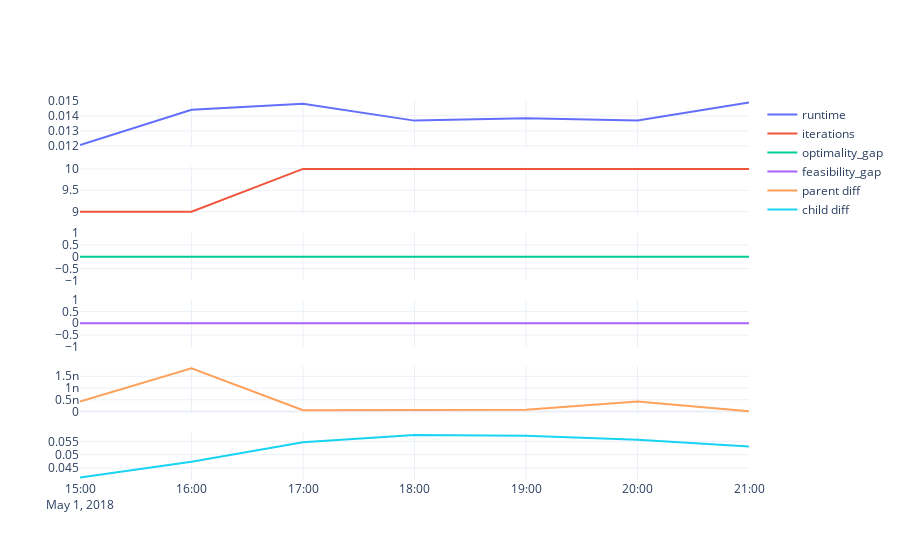
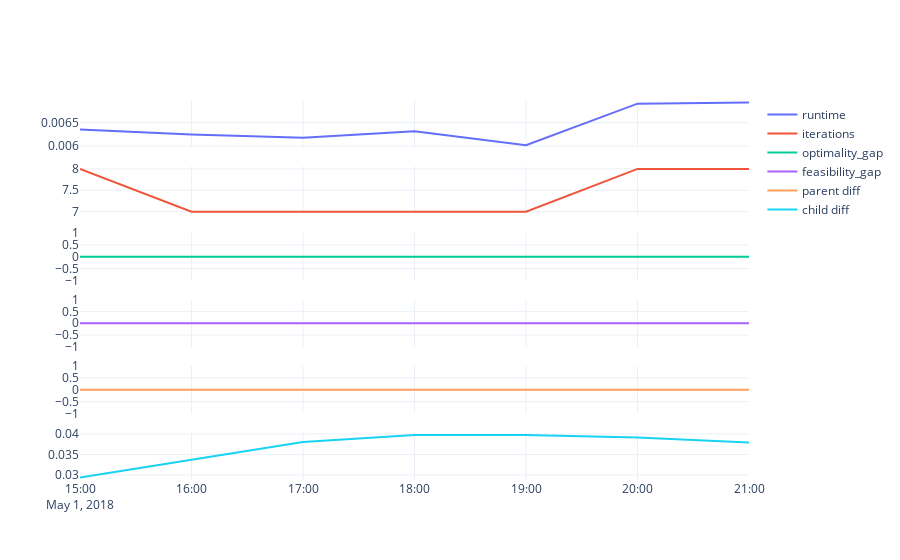
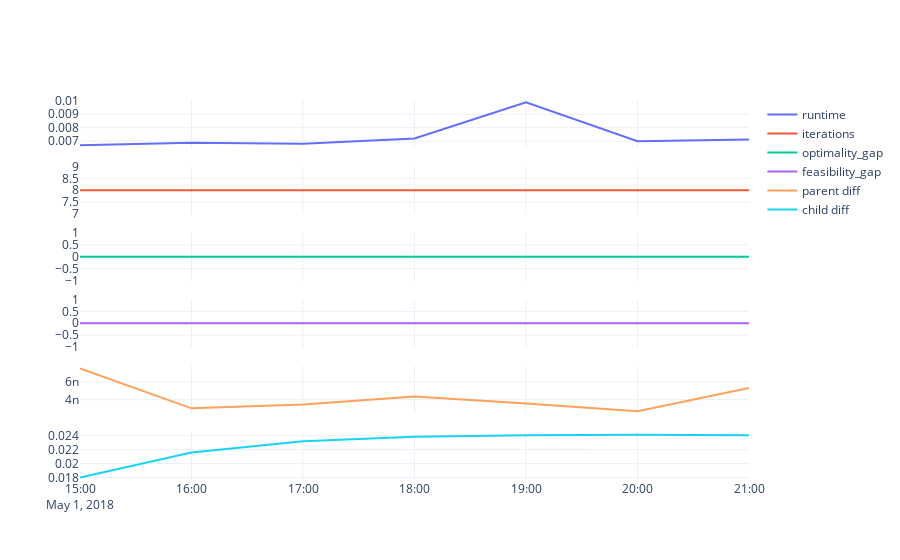
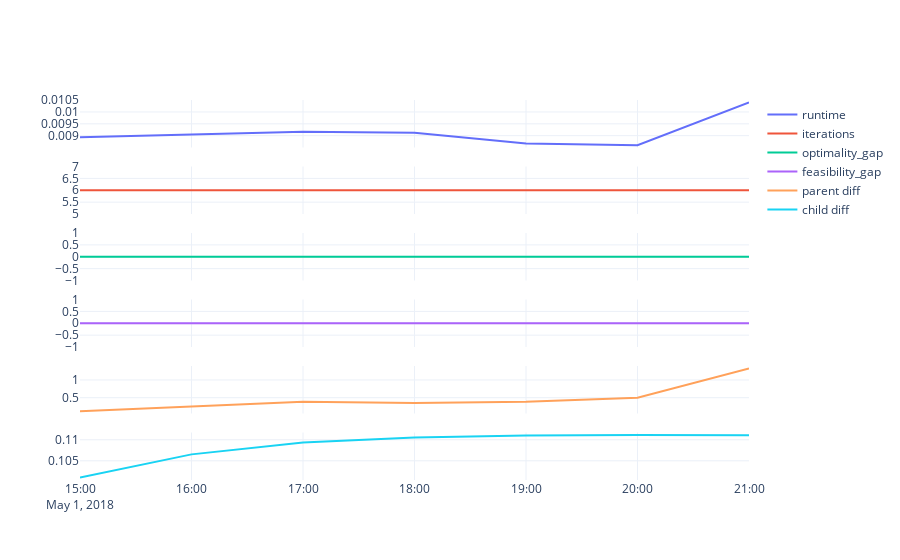

Here is the notebook cell these charts were saved with, in order:
### Code cell
for idx in range(5):
    # read data
    stats = feather.read_feather(f"{output}/solver_stats_admm_{idx}.feather")
    stats["time"] = pd.to_datetime(stats["time"], format="%Y-%m-%d %H:%M:%S")
    stats.set_index("time", inplace=True)
    
    print(stats.head())
    fig = make_subplots(rows=6, cols=1,shared_xaxes=True)
    fig.add_trace(go.Scatter(name="runtime", x=stats.index, y=stats.solve_time, mode="lines"), row=1, col=1)
    fig.add_trace(go.Scatter(name="iterations", x=stats.index, y=stats.num_iters, mode="lines"), row=2, col=1)
    fig.add_trace(go.Scatter(name="optimality_gap", x=stats.index, y=stats.optimality_gap, mode="lines"), row=3, col=1)
    fig.add_trace(go.Scatter(name="feasibility_gap", x=stats.index, y=stats.feasibility_gap, mode="lines"), row=4, col=1)
    fig.add_trace(go.Scatter(name="parent diff", x=stats.index, y=stats.sdn, mode="lines"), row=5, col=1)
    fig.add_trace(go.Scatter(name="child diff", x=stats.index, y=stats.vup, mode="lines"), row=6, col=1)
    fig.update_layout(template="plotly_white")
    fig.show()

### Figure 1 — Plotly figure (JSON) as saved in the notebook; plotly's stock layout.template omitted (floating-point values rounded to 4 significant figures)
{"data": [{"mode": "lines", "name": "runtime", "type": "scatter", "x": ["2018-05-01T15:00:00.000000000", "2018-05-01T16:00:00.000000000", "2018-05-01T17:00:00.000000000", "2018-05-01T18:00:00.000000000", "2018-05-01T19:00:00.000000000", "2018-05-01T20:00:00.000000000", "2018-05-01T21:00:00.000000000"], "xaxis": "x", "y": [0.01205, 0.01441, 0.0148, 0.01368, 0.01384, 0.01369, 0.0149], "yaxis": "y"}, {"mode": "lines", "name": "iterations", "type": "scatter", "x": ["2018-05-01T15:00:00.000000000", "2018-05-01T16:00:00.000000000", "2018-05-01T17:00:00.000000000", "2018-05-01T18:00:00.000000000", "2018-05-01T19:00:00.000000000", "2018-05-01T20:00:00.000000000", "2018-05-01T21:00:00.000000000"], "xaxis": "x2", "y": [9.0, 9.0, 10.0, 10.0, 10.0, 10.0, 10.0], "yaxis": "y2"}, {"mode": "lines", "name": "optimality_gap", "type": "scatter", "x": ["2018-05-01T15:00:00.000000000", "2018-05-01T16:00:00.000000000", "2018-05-01T17:00:00.000000000", "2018-05-01T18:00:00.000000000", "2018-05-01T19:00:00.000000000", "2018-05-01T20:00:00.000000000", "2018-05-01T21:00:00.000000000"], "xaxis": "x3", "y": [0.0, 0.0, 0.0, 0.0, 0.0, 0.0, 0.0], "yaxis": "y3"}, {"mode": "lines", "name": "feasibility_gap", "type": "scatter", "x": ["2018-05-01T15:00:00.000000000", "2018-05-01T16:00:00.000000000", "2018-05-01T17:00:00.000000000", "2018-05-01T18:00:00.000000000", "2018-05-01T19:00:00.000000000", "2018-05-01T20:00:00.000000000", "2018-05-01T21:00:00.000000000"], "xaxis": "x4", "y": [0.0, 0.0, 0.0, 0.0, 0.0, 0.0, 0.0], "yaxis": "y4"}, {"mode": "lines", "name": "parent diff", "type": "scatter", "x": ["2018-05-01T15:00:00.000000000", "2018-05-01T16:00:00.000000000", "2018-05-01T17:00:00.000000000", "2018-05-01T18:00:00.000000000", "2018-05-01T19:00:00.000000000", "2018-05-01T20:00:00.000000000", "2018-05-01T21:00:00.000000000"], "xaxis": "x5", "y": [4.229e-10, 1.837e-09, 5.96e-11, 5.699e-11, 7.851e-11, 4.266e-10, 1.705e-11], "yaxis": "y5"}, {"mode": "lines", "name": "child diff", "type": "scatter", "x": ["2018-05-01T15:00:00.000000000", "2018-05-01T16:00:00.000000000", "2018-05-01T17:00:00.000000000", "2018-05-01T18:00:00.000000000", "2018-05-01T19:00:00.000000000", "2018-05-01T20:00:00.000000000", "2018-05-01T21:00:00.000000000"], "xaxis": "x6", "y": [0.04143, 0.04739, 0.05465, 0.05743, 0.05708, 0.05565, 0.05309], "yaxis": "y6"}], "layout": {"xaxis": {"anchor": "y", "domain": [0, 1], "matches": "x6", "showticklabels": false}, "xaxis2": {"anchor": "y2", "domain": [0, 1], "matches": "x6", "showticklabels": false}, "xaxis3": {"anchor": "y3", "domain": [0, 1], "matches": "x6", "showticklabels": false}, "xaxis4": {"anchor": "y4", "domain": [0, 1], "matches": "x6", "showticklabels": false}, "xaxis5": {"anchor": "y5", "domain": [0, 1], "matches": "x6", "showticklabels": false}, "xaxis6": {"anchor": "y6", "domain": [0, 1]}, "yaxis": {"anchor": "x", "domain": [0.875, 1]}, "yaxis2": {"anchor": "x2", "domain": [0.7, 0.825]}, "yaxis3": {"anchor": "x3", "domain": [0.525, 0.65]}, "yaxis4": {"anchor": "x4", "domain": [0.35, 0.475]}, "yaxis5": {"anchor": "x5", "domain": [0.175, 0.3]}, "yaxis6": {"anchor": "x6", "domain": [0, 0.125]}}}

### Figure 2 — Plotly figure (JSON) as saved in the notebook; plotly's stock layout.template omitted (floating-point values rounded to 4 significant figures)
{"data": [{"mode": "lines", "name": "runtime", "type": "scatter", "x": ["2018-05-01T15:00:00.000000000", "2018-05-01T16:00:00.000000000", "2018-05-01T17:00:00.000000000", "2018-05-01T18:00:00.000000000", "2018-05-01T19:00:00.000000000", "2018-05-01T20:00:00.000000000", "2018-05-01T21:00:00.000000000"], "xaxis": "x", "y": [0.006357, 0.00625, 0.006182, 0.006316, 0.006022, 0.006907, 0.006934], "yaxis": "y"}, {"mode": "lines", "name": "iterations", "type": "scatter", "x": ["2018-05-01T15:00:00.000000000", "2018-05-01T16:00:00.000000000", "2018-05-01T17:00:00.000000000", "2018-05-01T18:00:00.000000000", "2018-05-01T19:00:00.000000000", "2018-05-01T20:00:00.000000000", "2018-05-01T21:00:00.000000000"], "xaxis": "x2", "y": [8.0, 7.0, 7.0, 7.0, 7.0, 8.0, 8.0], "yaxis": "y2"}, {"mode": "lines", "name": "optimality_gap", "type": "scatter", "x": ["2018-05-01T15:00:00.000000000", "2018-05-01T16:00:00.000000000", "2018-05-01T17:00:00.000000000", "2018-05-01T18:00:00.000000000", "2018-05-01T19:00:00.000000000", "2018-05-01T20:00:00.000000000", "2018-05-01T21:00:00.000000000"], "xaxis": "x3", "y": [0.0, 0.0, 0.0, 0.0, 0.0, 0.0, 0.0], "yaxis": "y3"}, {"mode": "lines", "name": "feasibility_gap", "type": "scatter", "x": ["2018-05-01T15:00:00.000000000", "2018-05-01T16:00:00.000000000", "2018-05-01T17:00:00.000000000", "2018-05-01T18:00:00.000000000", "2018-05-01T19:00:00.000000000", "2018-05-01T20:00:00.000000000", "2018-05-01T21:00:00.000000000"], "xaxis": "x4", "y": [0.0, 0.0, 0.0, 0.0, 0.0, 0.0, 0.0], "yaxis": "y4"}, {"mode": "lines", "name": "parent diff", "type": "scatter", "x": ["2018-05-01T15:00:00.000000000", "2018-05-01T16:00:00.000000000", "2018-05-01T17:00:00.000000000", "2018-05-01T18:00:00.000000000", "2018-05-01T19:00:00.000000000", "2018-05-01T20:00:00.000000000", "2018-05-01T21:00:00.000000000"], "xaxis": "x5", "y": [0.0, 0.0, 0.0, 0.0, 0.0, 0.0, 0.0], "yaxis": "y5"}, {"mode": "lines", "name": "child diff", "type": "scatter", "x": ["2018-05-01T15:00:00.000000000", "2018-05-01T16:00:00.000000000", "2018-05-01T17:00:00.000000000", "2018-05-01T18:00:00.000000000", "2018-05-01T19:00:00.000000000", "2018-05-01T20:00:00.000000000", "2018-05-01T21:00:00.000000000"], "xaxis": "x6", "y": [0.02934, 0.03373, 0.03803, 0.03978, 0.03976, 0.03915, 0.03793], "yaxis": "y6"}], "layout": {"xaxis": {"anchor": "y", "domain": [0, 1], "matches": "x6", "showticklabels": false}, "xaxis2": {"anchor": "y2", "domain": [0, 1], "matches": "x6", "showticklabels": false}, "xaxis3": {"anchor": "y3", "domain": [0, 1], "matches": "x6", "showticklabels": false}, "xaxis4": {"anchor": "y4", "domain": [0, 1], "matches": "x6", "showticklabels": false}, "xaxis5": {"anchor": "y5", "domain": [0, 1], "matches": "x6", "showticklabels": false}, "xaxis6": {"anchor": "y6", "domain": [0, 1]}, "yaxis": {"anchor": "x", "domain": [0.875, 1]}, "yaxis2": {"anchor": "x2", "domain": [0.7, 0.825]}, "yaxis3": {"anchor": "x3", "domain": [0.525, 0.65]}, "yaxis4": {"anchor": "x4", "domain": [0.35, 0.475]}, "yaxis5": {"anchor": "x5", "domain": [0.175, 0.3]}, "yaxis6": {"anchor": "x6", "domain": [0, 0.125]}}}

### Figure 3 — Plotly figure (JSON) as saved in the notebook; plotly's stock layout.template omitted (floating-point values rounded to 4 significant figures)
{"data": [{"mode": "lines", "name": "runtime", "type": "scatter", "x": ["2018-05-01T15:00:00.000000000", "2018-05-01T16:00:00.000000000", "2018-05-01T17:00:00.000000000", "2018-05-01T18:00:00.000000000", "2018-05-01T19:00:00.000000000", "2018-05-01T20:00:00.000000000", "2018-05-01T21:00:00.000000000"], "xaxis": "x", "y": [0.006693, 0.006868, 0.006804, 0.007184, 0.009885, 0.00698, 0.007107], "yaxis": "y"}, {"mode": "lines", "name": "iterations", "type": "scatter", "x": ["2018-05-01T15:00:00.000000000", "2018-05-01T16:00:00.000000000", "2018-05-01T17:00:00.000000000", "2018-05-01T18:00:00.000000000", "2018-05-01T19:00:00.000000000", "2018-05-01T20:00:00.000000000", "2018-05-01T21:00:00.000000000"], "xaxis": "x2", "y": [8.0, 8.0, 8.0, 8.0, 8.0, 8.0, 8.0], "yaxis": "y2"}, {"mode": "lines", "name": "optimality_gap", "type": "scatter", "x": ["2018-05-01T15:00:00.000000000", "2018-05-01T16:00:00.000000000", "2018-05-01T17:00:00.000000000", "2018-05-01T18:00:00.000000000", "2018-05-01T19:00:00.000000000", "2018-05-01T20:00:00.000000000", "2018-05-01T21:00:00.000000000"], "xaxis": "x3", "y": [0.0, 0.0, 0.0, 0.0, 0.0, 0.0, 0.0], "yaxis": "y3"}, {"mode": "lines", "name": "feasibility_gap", "type": "scatter", "x": ["2018-05-01T15:00:00.000000000", "2018-05-01T16:00:00.000000000", "2018-05-01T17:00:00.000000000", "2018-05-01T18:00:00.000000000", "2018-05-01T19:00:00.000000000", "2018-05-01T20:00:00.000000000", "2018-05-01T21:00:00.000000000"], "xaxis": "x4", "y": [0.0, 0.0, 0.0, 0.0, 0.0, 0.0, 0.0], "yaxis": "y4"}, {"mode": "lines", "name": "parent diff", "type": "scatter", "x": ["2018-05-01T15:00:00.000000000", "2018-05-01T16:00:00.000000000", "2018-05-01T17:00:00.000000000", "2018-05-01T18:00:00.000000000", "2018-05-01T19:00:00.000000000", "2018-05-01T20:00:00.000000000", "2018-05-01T21:00:00.000000000"], "xaxis": "x5", "y": [7.547e-09, 3.013e-09, 3.438e-09, 4.364e-09, 3.572e-09, 2.695e-09, 5.316e-09], "yaxis": "y5"}, {"mode": "lines", "name": "child diff", "type": "scatter", "x": ["2018-05-01T15:00:00.000000000", "2018-05-01T16:00:00.000000000", "2018-05-01T17:00:00.000000000", "2018-05-01T18:00:00.000000000", "2018-05-01T19:00:00.000000000", "2018-05-01T20:00:00.000000000", "2018-05-01T21:00:00.000000000"], "xaxis": "x6", "y": [0.01798, 0.02158, 0.02319, 0.02383, 0.02404, 0.02411, 0.02404], "yaxis": "y6"}], "layout": {"xaxis": {"anchor": "y", "domain": [0, 1], "matches": "x6", "showticklabels": false}, "xaxis2": {"anchor": "y2", "domain": [0, 1], "matches": "x6", "showticklabels": false}, "xaxis3": {"anchor": "y3", "domain": [0, 1], "matches": "x6", "showticklabels": false}, "xaxis4": {"anchor": "y4", "domain": [0, 1], "matches": "x6", "showticklabels": false}, "xaxis5": {"anchor": "y5", "domain": [0, 1], "matches": "x6", "showticklabels": false}, "xaxis6": {"anchor": "y6", "domain": [0, 1]}, "yaxis": {"anchor": "x", "domain": [0.875, 1]}, "yaxis2": {"anchor": "x2", "domain": [0.7, 0.825]}, "yaxis3": {"anchor": "x3", "domain": [0.525, 0.65]}, "yaxis4": {"anchor": "x4", "domain": [0.35, 0.475]}, "yaxis5": {"anchor": "x5", "domain": [0.175, 0.3]}, "yaxis6": {"anchor": "x6", "domain": [0, 0.125]}}}

### Figure 4 — Plotly figure (JSON) as saved in the notebook; plotly's stock layout.template omitted (floating-point values rounded to 4 significant figures)
{"data": [{"mode": "lines", "name": "runtime", "type": "scatter", "x": ["2018-05-01T15:00:00.000000000", "2018-05-01T16:00:00.000000000", "2018-05-01T17:00:00.000000000", "2018-05-01T18:00:00.000000000", "2018-05-01T19:00:00.000000000", "2018-05-01T20:00:00.000000000", "2018-05-01T21:00:00.000000000"], "xaxis": "x", "y": [0.008937, 0.009066, 0.009165, 0.009121, 0.008674, 0.008601, 0.01041], "yaxis": "y"}, {"mode": "lines", "name": "iterations", "type": "scatter", "x": ["2018-05-01T15:00:00.000000000", "2018-05-01T16:00:00.000000000", "2018-05-01T17:00:00.000000000", "2018-05-01T18:00:00.000000000", "2018-05-01T19:00:00.000000000", "2018-05-01T20:00:00.000000000", "2018-05-01T21:00:00.000000000"], "xaxis": "x2", "y": [6.0, 6.0, 6.0, 6.0, 6.0, 6.0, 6.0], "yaxis": "y2"}, {"mode": "lines", "name": "optimality_gap", "type": "scatter", "x": ["2018-05-01T15:00:00.000000000", "2018-05-01T16:00:00.000000000", "2018-05-01T17:00:00.000000000", "2018-05-01T18:00:00.000000000", "2018-05-01T19:00:00.000000000", "2018-05-01T20:00:00.000000000", "2018-05-01T21:00:00.000000000"], "xaxis": "x3", "y": [0.0, 0.0, 0.0, 0.0, 0.0, 0.0, 0.0], "yaxis": "y3"}, {"mode": "lines", "name": "feasibility_gap", "type": "scatter", "x": ["2018-05-01T15:00:00.000000000", "2018-05-01T16:00:00.000000000", "2018-05-01T17:00:00.000000000", "2018-05-01T18:00:00.000000000", "2018-05-01T19:00:00.000000000", "2018-05-01T20:00:00.000000000", "2018-05-01T21:00:00.000000000"], "xaxis": "x4", "y": [0.0, 0.0, 0.0, 0.0, 0.0, 0.0, 0.0], "yaxis": "y4"}, {"mode": "lines", "name": "parent diff", "type": "scatter", "x": ["2018-05-01T15:00:00.000000000", "2018-05-01T16:00:00.000000000", "2018-05-01T17:00:00.000000000", "2018-05-01T18:00:00.000000000", "2018-05-01T19:00:00.000000000", "2018-05-01T20:00:00.000000000", "2018-05-01T21:00:00.000000000"], "xaxis": "x5", "y": [0.1208, 0.2456, 0.3886, 0.3483, 0.3863, 0.4995, 1.328], "yaxis": "y5"}, {"mode": "lines", "name": "child diff", "type": "scatter", "x": ["2018-05-01T15:00:00.000000000", "2018-05-01T16:00:00.000000000", "2018-05-01T17:00:00.000000000", "2018-05-01T18:00:00.000000000", "2018-05-01T19:00:00.000000000", "2018-05-01T20:00:00.000000000", "2018-05-01T21:00:00.000000000"], "xaxis": "x6", "y": [0.101, 0.1065, 0.1094, 0.1106, 0.111, 0.1112, 0.1111], "yaxis": "y6"}], "layout": {"xaxis": {"anchor": "y", "domain": [0, 1], "matches": "x6", "showticklabels": false}, "xaxis2": {"anchor": "y2", "domain": [0, 1], "matches": "x6", "showticklabels": false}, "xaxis3": {"anchor": "y3", "domain": [0, 1], "matches": "x6", "showticklabels": false}, "xaxis4": {"anchor": "y4", "domain": [0, 1], "matches": "x6", "showticklabels": false}, "xaxis5": {"anchor": "y5", "domain": [0, 1], "matches": "x6", "showticklabels": false}, "xaxis6": {"anchor": "y6", "domain": [0, 1]}, "yaxis": {"anchor": "x", "domain": [0.875, 1]}, "yaxis2": {"anchor": "x2", "domain": [0.7, 0.825]}, "yaxis3": {"anchor": "x3", "domain": [0.525, 0.65]}, "yaxis4": {"anchor": "x4", "domain": [0.35, 0.475]}, "yaxis5": {"anchor": "x5", "domain": [0.175, 0.3]}, "yaxis6": {"anchor": "x6", "domain": [0, 0.125]}}}
